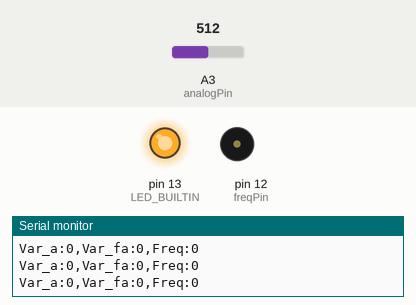
This program was run on a simulated Arduino Pro Mini, built with avr-gcc and run on an emulated ATmega328P. On the bench: output pins drawn as LEDs (lit = HIGH), buzzer (waves = sounding), the last lines printed to the serial monitor. The test bench sets the inputs (shaded band); at power-on: A3 (analogPin) = 512. Pins used as bus, display or sensor lines are not drawn.

Above: at 1.2 s.
1.3 s: A3 (analogPin) set to 545
2.8 s: A3 (analogPin) set to 579
At 4.0 s:
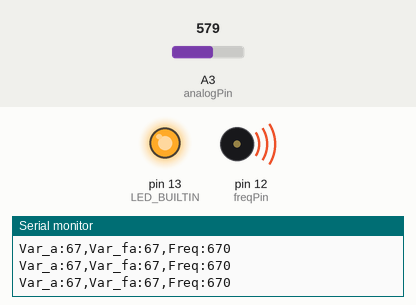
4.3 s: A3 (analogPin) set to 306
At 4.9 s:
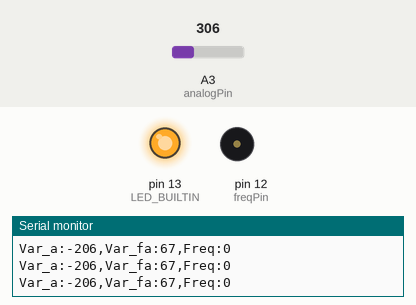
5.8 s: A3 (analogPin) set to 716
At 7.2 s:
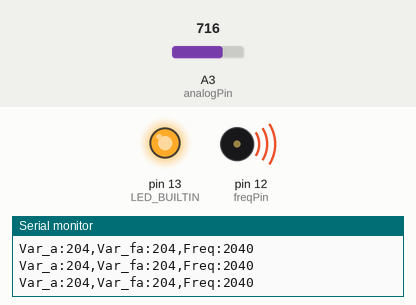
Timing chart, 0 to 8.3 s (numbered marks = the images above; inputs shaded):
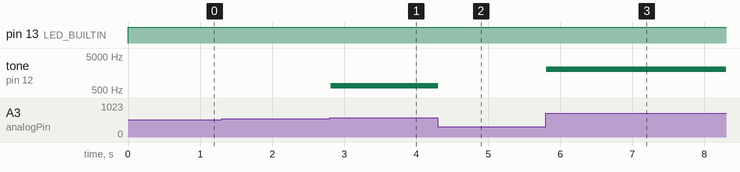

The program:

main.cpp
```cpp
#include <Arduino.h>
#include "GyverFilters.h"

// указываем размер окна и тип данных в <>
GMedian<128, int> testFilter;

int calc_floor(int i);
int pind=3;
int analogPin=A3;
int freqPin =12;
int zero=0;

// the setup function runs once when you press reset or power the board
void setup() {
  // initialize digital pin LED_BUILTIN as an output.
  pinMode(freqPin,OUTPUT);
  digitalWrite(freqPin,HIGH);
  pinMode(LED_BUILTIN, OUTPUT);
  Serial.begin(115200);
  zero=analogRead(analogPin);

}

// the loop function runs over and over again forever
void loop() {
  digitalWrite(LED_BUILTIN, HIGH);   // turn the LED on (HIGH is the voltage level)
  int a=analogRead(analogPin);
  a=calc_floor(a);
  int fa =testFilter.filtered(a);
  Serial.print("Var_a:");
  Serial.print(a);
  Serial.print(",");
  Serial.print("Var_fa:");
  Serial.print(fa);
  Serial.print(",");

  Serial.print("Freq:");

  if(a<=50){
      noTone(freqPin);
      Serial.println(0);}
  else{
    if(a>=250){
      tone(freqPin,2500);
      Serial.println(2500);}
    else {
      tone(freqPin,a*10);
      Serial.println(a*10);}
  }
  delay(10);                       // wait for a second

}
int calc_floor(int i)
{
  return i-zero;
}
```

Measured:
- the behaviour switches between 562 and 563 on A3 (analogPin) (found by bisection; images 0 and 1)
- after the input at 2.8 s, tone on pin 12 (freqPin): silent → 670 Hz at once
- after the input at 4.3 s, tone on pin 12 (freqPin): 670 Hz → silent at once
- after the input at 5.8 s, tone on pin 12 (freqPin): silent → 2040 Hz at once
